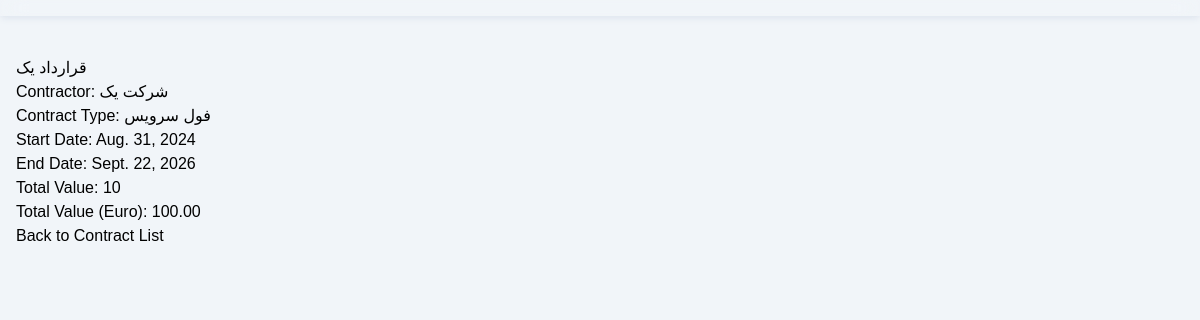
The app's page /contracts/1/ with its own data.
### core/models/contract.py (models this page shows, shortened)
class Contract(models.Model):
    name = models.CharField('عنوان', max_length=100)
    contractor = models.ForeignKey(Contractor, on_delete=models.CASCADE, related_name='contracts', verbose_name='پیمانکار')
    contract_type = models.ForeignKey(ContractType, on_delete=models.SET_NULL, null=True, related_name='contracts', verbose_name='نوع قرارداد')
    start_date = models.DateField('تاریخ شروع', db_index=True)
    end_date = models.DateField('تاریخ پایان', db_index=True)
    total_value = models.DecimalField('ارزش کل', max_digits=16, decimal_places=0)
    total_value_euro = models.DecimalField('ارزش کل (یورو)', max_digits=15, decimal_places=2)
    created = models.DateTimeField('تاریخ ایجاد', default=timezone.now)
    updated = models.DateTimeField('تاریخ به‌روزرسانی', auto_now=True)
    syear = models.PositiveSmallIntegerField('سال شروع',null=True,blank=True)
    smonth = models.PositiveSmallIntegerField('ماه شروع',null=True,blank=True)
    sday = models.PositiveSmallIntegerField('روز شروع',null=True,blank=True)
    sdate = models.CharField('تاریخ شروع',max_length=50,null=True,blank=True)
    sdatenumber= models.IntegerField('تاریخ شماری شروع',null=True,blank=True)
    eyear = models.PositiveSmallIntegerField('سال پایان',null=True,blank=True)
    emonth = models.PositiveSmallIntegerField('ماه پایان',null=True,blank=True)
    eday = models.PositiveSmallIntegerField('روز پایان',null=True,blank=True)
    edate = models.CharField('تاریخ پایان',max_length=50,null=True,blank=True)
    edatenumber= models.IntegerField('تاریخ شماری پایان',null=True,blank=True)

class ContractType(models.Model):
    name = models.CharField('نوع قرارداد', max_length=100)
    created = models.DateTimeField('تاریخ ایجاد', default=timezone.now)
    updated = models.DateTimeField('تاریخ به‌روزرسانی', auto_now=True)
    def __str__(self):
        return self.name

### core/models/contractor.py (models this page shows)
class Contractor(models.Model):
    users = models.ManyToManyField(settings.AUTH_USER_MODEL, related_name='contractors', verbose_name="کاربران")
    company_name = models.CharField(max_length=100, verbose_name="نام شرکت")
    contact_person = models.CharField(max_length=100, verbose_name="شخص رابط")
    email = models.EmailField(verbose_name="ایمیل")
    phone = models.CharField(max_length=20, verbose_name="تلفن")
    created = models.DateTimeField(default=timezone.now, verbose_name="تاریخ ایجاد")
    updated = models.DateTimeField(auto_now=True, verbose_name="تاریخ به‌روزرسانی")
    def __str__(self):
        return self.company_name

### core/views/contract_views.py (the view)
# urls.py: path('contracts/<int:pk>/', contract_views.ContractDetailView.as_view(), name='contract-detail'),
class ContractDetailView(DetailView):
    model = Contract
    template_name = 'core/contract_detail.html'

### core/templates/core/contract_detail.html
{% extends 'base.html' %}
{% block content %}
<h1>{{ object.name }}</h1>
<p>Contractor: {{ object.contractor }}</p>
<p>Contract Type: {{ object.contract_type }}</p>
<p>Start Date: {{ object.start_date }}</p>
<p>End Date: {{ object.end_date }}</p>
<p>Total Value: {{ object.total_value }}</p>
<p>Total Value (Euro): {{ object.total_value_euro }}</p>
<a href="{% url 'contract-list' %}">Back to Contract List</a>
{% endblock %}

### core/static/core/css/main.css (style rules this page uses)
body { font-family: Yekan, sans-serif; }

### records on screen
Contract: name "قرارداد یک", contractor "شرکت یک", contract_type "فول سرویس", start_date "Aug. 31, 2024", end_date "Sept. 22, 2026", total_value "10", total_value_euro "100.00"
